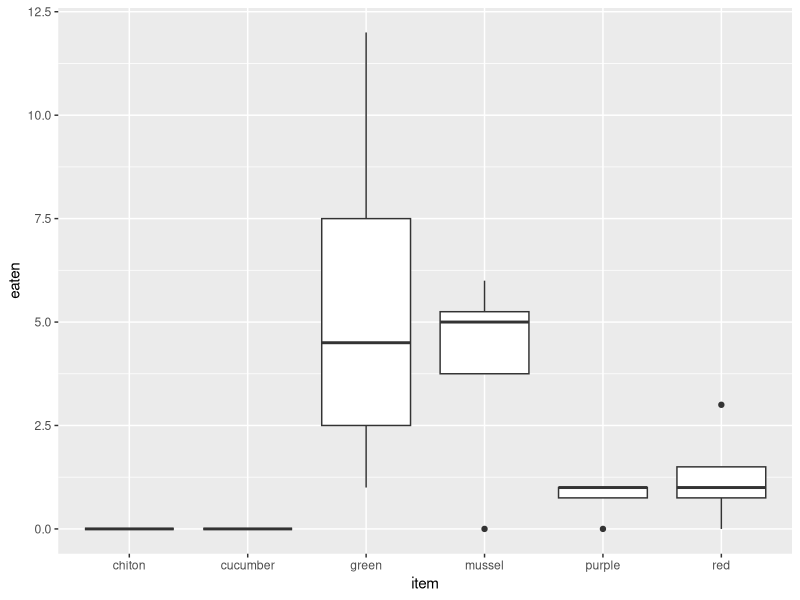

The R script that drew this image:
#++++++++++++++++++++++++++++++++++++++++++++++++++++++++++++++++++++++++++++++++++
#                                                                                ##
# Pycno Feeding Preference Cafeteria Experiment                                  ##
# Data are current as of 2022-08-04                                              ##
# Data source: Ross Whippo - OIMB/FHL                                            ##
# R code prepared by Ross Whippo                                                 ##
# Last updated 2022-08-04                                                        ##
#                                                                                ##
#++++++++++++++++++++++++++++++++++++++++++++++++++++++++++++++++++++++++++++++++++

# SUMMARY:


# Required Files (check that script is loading latest version):
# PycnoFeeding_cafeteria.csv

# Associated Scripts:
# FILE.R

# TO DO 

# +++++++++++++++++++++++++++++++++++++++++++++++++++++++++++++++++++++++++++++++++
# TABLE OF CONTENTS                                                            ####
#                                                                                 +
# RECENT CHANGES TO SCRIPT                                                        +
# LOAD PACKAGES                                                                   +
# READ IN AND PREPARE DATA                                                        +
# MANIPULATE DATA                                                                 +
#                                                                                 +
#++++++++++++++++++++++++++++++++++++++++++++++++++++++++++++++++++++++++++++++++++

#++++++++++++++++++++++++++++++++++++++++++++++++++++++++++++++++++++++++++++++++++
# RECENT CHANGES TO SCRIPT                                                     ####
#++++++++++++++++++++++++++++++++++++++++++++++++++++++++++++++++++++++++++++++++++

# 2022-08-04 Script created

#++++++++++++++++++++++++++++++++++++++++++++++++++++++++++++++++++++++++++++++++++
# LOAD PACKAGES                                                                ####
#++++++++++++++++++++++++++++++++++++++++++++++++++++++++++++++++++++++++++++++++++

library(tidyverse)
library(viridis)

#++++++++++++++++++++++++++++++++++++++++++++++++++++++++++++++++++++++++++++++++++
# READ IN AND PREPARE DATA                                                     ####
#++++++++++++++++++++++++++++++++++++++++++++++++++++++++++++++++++++++++++++++++++

cafeteria <- read_csv("Data/PycnoFeeding_cafeteria.csv")

#++++++++++++++++++++++++++++++++++++++++++++++++++++++++++++++++++++++++++++++++++
# MANIPULATE DATA                                                              ####
#++++++++++++++++++++++++++++++++++++++++++++++++++++++++++++++++++++++++++++++++++

# create column for counts of consumed critters
consumed <- cafeteria %>%
  mutate(consumed = as.integer(!(is.na(consumed_date)))) %>%
  group_by(pycnoID, item) %>%
  summarise(eaten = sum(consumed))

#++++++++++++++++++++++++++++++++++++++++++++++++++++++++++++++++++++++++++++++++++
# FIGURES                                                                      ####
#++++++++++++++++++++++++++++++++++++++++++++++++++++++++++++++++++++++++++++++++++

# boxplot of number of items consumed per pycno

consumed %>%
  ggplot(aes(x = item, y = eaten)) +
  geom_boxplot()


####
#<<<<<<<<<<<<<<<<<<<<<<<<<<END OF SCRIPT>>>>>>>>>>>>>>>>>>>>>>>>#

# SCRATCH PAD ####
